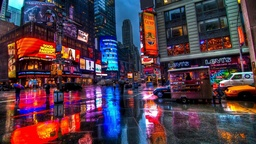
#> input picture image.jpg, 256 x 144 px, shrunk from 1920 x 1080 before the run
$ jupyter execute Otsu_with_GA.ipynb
#> lines starting #> are read from the running program, lines starting #| are printed output that depends on the picture; after the words box and inside, x2 and y2 are one past the last pixel; in counts of white or black regions, pixels touching at a corner belong together
[cell 1]
import numpy as np
from PIL import Image
import matplotlib.pyplot as plt
import seaborn as sns
import matplotlib.image as mpimg
import random

[cell 2]
def threshold_image(im,th):
  threshold_im = np.zeros(im.shape)
  threshold_im[im >= th] = 1
  return threshold_im

def compute_otsu_criteria(im, th):
  thresholded_im = threshold_image(im,th)
  nb_pixels = im.size
  nb_pixels1 = np.count_nonzero(thresholded_im)

  weight1 = nb_pixels1 / nb_pixels
  weight0 = 1 - weight1
  if weight1 == 0 or weight0 == 0 :
    return np.inf

  val_pixels1 = im[thresholded_im == 1]
  val_pixels0 = im[thresholded_im == 0]

  var0 = np.var(val_pixels0) if len(val_pixels0) > 0 else 0
  var1 = np.var(val_pixels1) if len(val_pixels1) > 0 else 0

  return weight0 * var0 + weight1 * var1

[cell 3]
def genetic_algorithm(image, population_size=50, generations=100, mutation_rate=0.01):
    # Inisialisasi populasi awal dengan ambang batas acak
    population = np.random.randint(0, 256, population_size)

    for generation in range(generations):
        # Hitung fitness (intra-class variance) untuk setiap ambang batas dalam populasi
        fitness_scores = np.array([compute_otsu_criteria(image, threshold) for threshold in population])
        #fitness dari populasi random di awal

        # Seleksi: Pilih ambang batas dengan fitness terendah (intra-class variance terkecil)
        # diurutkan dari yang terkecil
        # argsort hasilnya index
        selected_population = population[np.argsort(fitness_scores)[:population_size//2] ]

        # Crossover: Buat generasi baru dari pasangan ambang batas terpilih
        offspring = []
        for _ in range(population_size - len(selected_population)):
            parent1, parent2 = random.sample(list(selected_population), 2)
            crossover_point = random.randint(0, 8)  # Ambil titik crossover
            child = (parent1 & (255 << crossover_point)) | (parent2 & (255 >> (8 - crossover_point)))
            offspring.append(child)

        # Mutasi: Terapkan mutasi dengan probabilitas tertentu
        for i in range(len(offspring)):
            if random.random() < mutation_rate:
                offspring[i] = random.randint(0, 256)

        # Generasi baru
        population = np.concatenate((selected_population, offspring))

    # Ambang batas terbaik (fitness terendah)
    best_threshold = population[np.argmin([compute_otsu_criteria(image, threshold) for threshold in population])]
    return best_threshold

[cell 4]
path = "image.jpg"
im = np.asarray(Image.open(path).convert('L')) #L untuk luminance (merubah menjadi skala abu - abu)
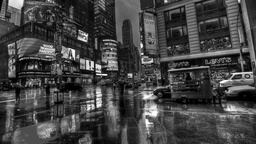
#> im: shape (144, 256); min 0, max 254, mean 67.8
print("Ukuran gambar = {}".format(im.shape))
#| Ukuran gambar = (144, 256)
print("Threshold terbaik = {}".format(genetic_algorithm(im)))
#> in genetic_algorithm, `best_threshold = population[np.argmin([compute_otsu_criteria(image, th..`: best_threshold = 82
#| Threshold terbaik = 82

[cell 5]
im_otsu = threshold_image(im, 88)
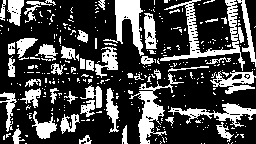
#> im_otsu: shape (144, 256) float64; values 0 (black) and 1 (white), 28.4% white; 350 white regions (303 under 20 px), largest, box (x1, y1, x2, y2) and area: (160, 0, 245, 71) 1235, (129, 73, 184, 144) 929, (103, 0, 144, 56) 877

[cell 6]
image = mpimg.imread(path)
#> image is the input picture: shape (144, 256, 3); mean R, G, B 82.6, 59.4, 72.3
plt.imshow(image)

[cell 7]
plt.figure(figsize = (20,10))
plt.subplot(1,2,1)
plt.imshow(im, cmap = 'gray')
plt.subplot(1,2,2)
plt.imshow(im_otsu, cmap = 'gray')
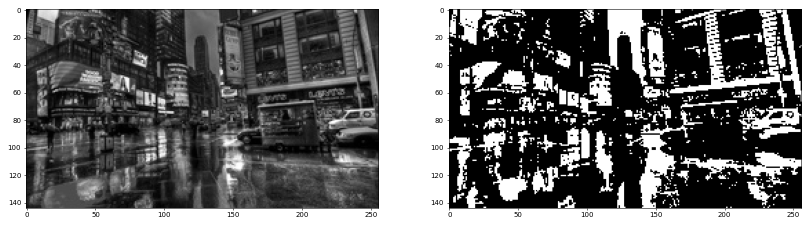
#> figure drawn by matplotlib, 2 panels
